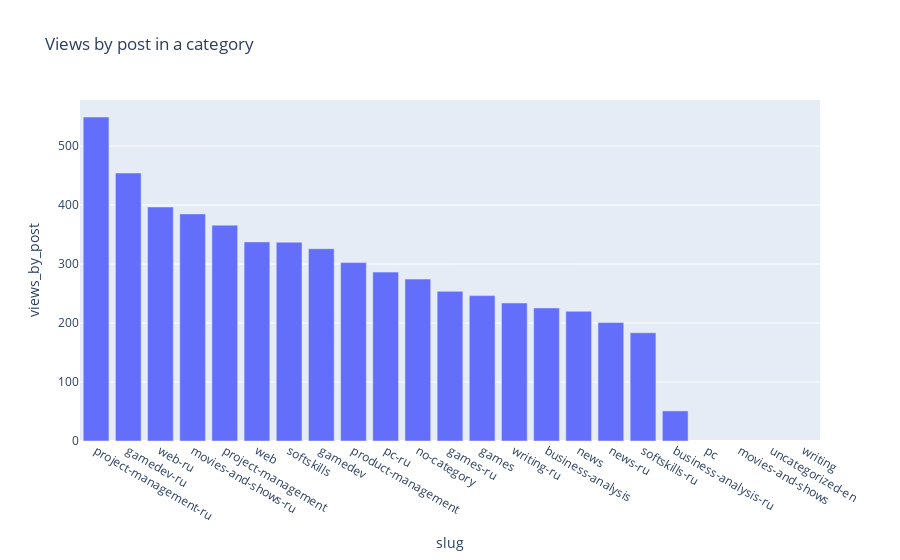

The code cell stored with this chart in its notebook:
### Code cell
# Visualize categories popularity
dc[["slug","total_views","post_count", "views_by_post"]]

dc = dc.sort_values(by=['views_by_post'], ascending=False)
fig = px.bar(dc, title='Views by post in a category', x="slug", y="views_by_post")
fig.show()

### Figure 1 — Plotly figure (JSON) as saved in the notebook; plotly's stock layout.template omitted (floating-point values rounded to 4 significant figures)
{"data": [{"alignmentgroup": "True", "hovertemplate": "slug=%{x}<br>views_by_post=%{y}<extra></extra>", "legendgroup": "", "marker": {"color": "#636efa", "pattern": {"shape": ""}}, "name": "", "offsetgroup": "", "orientation": "v", "showlegend": false, "textposition": "auto", "type": "bar", "x": ["project-management-ru", "gamedev-ru", "web-ru", "movies-and-shows-ru", "project-management", "web", "softskills", "gamedev", "product-management", "pc-ru", "no-category", "games-ru", "games", "writing-ru", "business-analysis", "news", "news-ru", "softskills-ru", "business-analysis-ru", "pc", "movies-and-shows", "uncategorized-en", "writing"], "xaxis": "x", "y": [549.2, 454.4, 396.7, 385, 365.9, 337.5, 337.0, 326, 302.5, 286.3, 274.5, 253.7, 246.5, 234, 225.6, 220, 200.9, 183.5, 51, null, null, null, null], "yaxis": "y"}], "layout": {"barmode": "relative", "legend": {"tracegroupgap": 0}, "title": {"text": "Views by post in a category"}, "xaxis": {"anchor": "y", "domain": [0, 1], "title": {"text": "slug"}}, "yaxis": {"anchor": "x", "domain": [0, 1], "title": {"text": "views_by_post"}}}}
